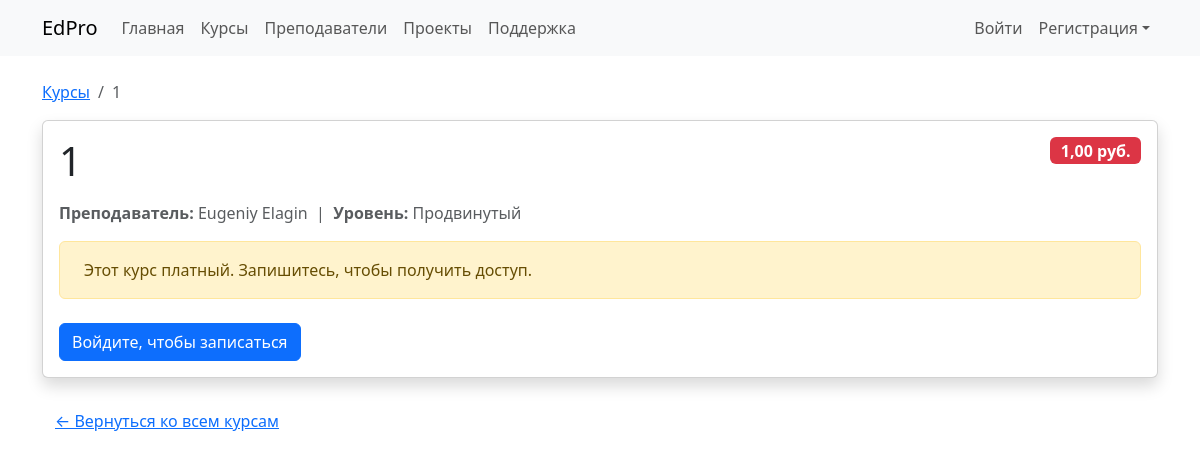
Page /course/4/ on the committed database.
### main/models.py (models this page shows, shortened)
class Course(models.Model):
    LEVEL_CHOICES = [
        ('beginner', 'Начинающий'),
        ('intermediate', 'Средний'),
        ('advanced', 'Продвинутый'),
    ]
    title = models.CharField(max_length=200)
    description = models.TextField()
    tutor = models.ForeignKey(Tutor, on_delete=models.CASCADE, related_name='courses')
    price = models.DecimalField(max_digits=10, decimal_places=2)
    level = models.CharField(max_length=20, choices=LEVEL_CHOICES)
    is_free = models.BooleanField(default=False)
    created_at = models.DateTimeField(auto_now_add=True)

class Tutor(models.Model):
    user = models.OneToOneField(User, on_delete=models.CASCADE, related_name='tutor_profile')
    bio = models.TextField(max_length=1000, blank=True)
    expertise = models.CharField(max_length=200)

### main/views.py (the view)
# urls.py: path('course/<int:course_id>/', views.CourseDetailView.as_view(), name='course_detail'),
class CourseDetailView(DetailView):
    model = Course
    template_name = 'main/course_detail.html'
    context_object_name = 'course'
    pk_url_kwarg = 'course_id'
    def get_context_data(self, **kwargs):
        context = super().get_context_data(**kwargs)
        course = self.object
        user = self.request.user
        can_access = False
        is_enrolled = False
        if hasattr(user, 'tutor_profile') and course.tutor == user.tutor_profile:
            can_access = True
            is_enrolled = True
        elif course.is_free:
            can_access = True
            is_enrolled = True
        elif user.is_authenticated:
            is_enrolled = Enrollment.objects.filter(student=user, course=course).exists()
            can_access = is_enrolled
        context.update({
            'can_access': can_access,
            'is_enrolled': is_enrolled,
        })
        return context

### main/context_processors.py (called while the page is built)
def user_role(request):
    if request.user.is_authenticated:
        is_tutor = hasattr(request.user, 'tutor_profile')
    else:
        is_tutor = False
    return {'is_tutor': is_tutor}

### main/templates/main/course_detail.html (shortened to what this page needs)
{% extends "base.html" %}
{% block content %}
<nav aria-label="breadcrumb" class="mb-3">
    <ol class="breadcrumb">
        <li class="breadcrumb-item"><a href="{% url 'courses' %}">Курсы</a></li>
        <li class="breadcrumb-item active" aria-current="page">{{ course.title }}</li>
    </ol>
</nav>
<div class="card shadow">
    <div class="card-body">
        <div class="d-flex justify-content-between align-items-start mb-3">
            <h1 class="mb-0">{{ course.title }}</h1>
            {% if course.is_free %}
                <span class="badge bg-success fs-6">Бесплатно</span>
            {% else %}
                <span class="badge bg-danger fs-6">{{ course.price }} руб.</span>
            {% endif %}
        </div>
        <p class="text-muted mb-3">
            <strong>Преподаватель:</strong> {{ course.tutor.user.get_full_name|default:course.tutor.user.username }}
            &nbsp;|&nbsp;
            <strong>Уровень:</strong> {{ course.get_level_display }}
        </p>
        {% if can_access %}
            <div class="alert alert-success d-flex align-items-center mb-4">
                <i class="bi bi-check-circle-fill me-2"></i>
                <div>Доступ разрешён. Вы можете проходить курс.</div>
            </div>
            <div class="mt-4">
                <h3>Описание</h3>
                <p>{{ course.description }}</p>
                <div class="mt-4 p-3 bg-light rounded">
                    <h5>Содержание курса</h5>
                    <ul class="list-unstyled">
                        <li>• Урок 1: Введение</li>
                        <li>• Урок 2: Основы</li>
                        <li>• ...</li>
                    </ul>
                </div>
            </div>
        {% else %}
            <div class="alert alert-warning d-flex align-items-center mb-4">
                {% if course.is_free %}
                    <i class="bi bi-exclamation-triangle-fill me-2"></i>
                    <div>Курс бесплатный, но доступ временно ограничен.</div>
                {% else %}
                    <div>Этот курс платный. Запишитесь, чтобы получить доступ.</div>
                {% endif %}
            </div>
            <div class="d-flex gap-2">
                {% if user.is_authenticated %}
                    {% if not is_enrolled %}
                        <a href="{% url 'enroll_in_course' course.id %}" class="btn btn-success">
                            Записаться на курс
                        </a>
                    {% endif %}
                {% else %}
                    <a href="{% url 'login' %}" class="btn btn-primary">Войдите, чтобы записаться</a>
                {% endif %}
            </div>
        {% endif %}
    </div>
</div>
<div class="mt-4">
    <a href="{% url 'courses' %}" class="btn btn-link">&larr; Вернуться ко всем курсам</a>
</div>
{% endblock %}

### rows in the picture
Course: title "1", price "1,00", tutor.user.get_full_name "Eugeniy Elagin", level "Продвинутый"
